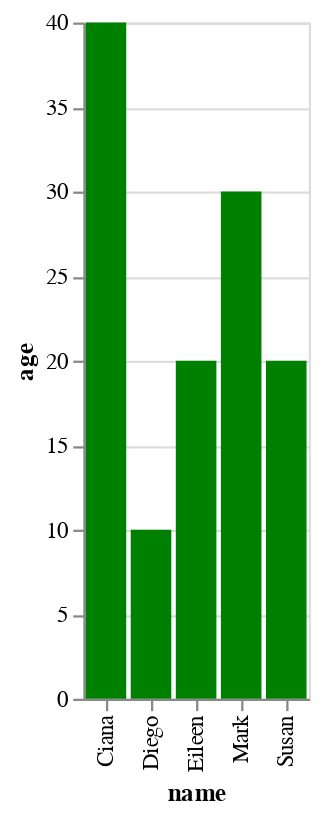

Source (notebook cell):
### Markdown cell above
**Example 1: Specify color in mark_bar()**

### Code cell


### Figure 1 — Vega-Lite specification as saved in the notebook (floating-point values rounded to 4 significant figures)
{"config": {"view": {"continuousWidth": 400, "continuousHeight": 300}}, "data": {"name": "data-6286e3786fb222af855ad39a67bc5dd4"}, "mark": {"type": "bar", "color": "green"}, "encoding": {"x": {"field": "name", "type": "nominal"}, "y": {"field": "age", "type": "quantitative"}}, "$schema": "https://vega.github.io/schema/vega-lite/v4.17.0.json", "datasets": {"data-6286e3786fb222af855ad39a67bc5dd4": [{"name": "Susan", "age": 20, "full name": "Susan Johnson", "favorite animal": "cat"}, {"name": "Mark", "age": 30, "full name": "Mark Johnson", "favorite animal": "dog"}, {"name": "Ciana", "age": 40, "full name": "Ciana Johnson", "favorite animal": "cat"}, {"name": "Diego", "age": 10, "full name": "Diego Johnson", "favorite animal": "bird"}, {"name": "Eileen", "age": 20, "full name": "Eileen Johnson", "favorite animal": "cat"}]}}
